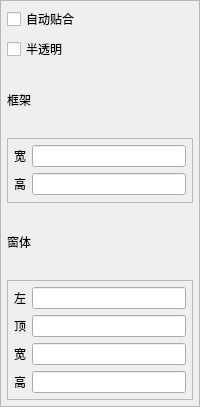
<?xml version="1.0" encoding="UTF-8"?>
<ui version="4.0">
 <class>PreviewPropertyWidget</class>
 <widget class="QWidget" name="PreviewPropertyWidget">
  <property name="geometry">
   <rect>
    <x>0</x>
    <y>0</y>
    <width>200</width>
    <height>407</height>
   </rect>
  </property>
  <property name="maximumSize">
   <size>
    <width>240</width>
    <height>16777215</height>
   </size>
  </property>
  <property name="windowTitle">
   <string>Form</string>
  </property>
  <layout class="QVBoxLayout" name="verticalLayout_3">
   <property name="leftMargin">
    <number>0</number>
   </property>
   <property name="topMargin">
    <number>0</number>
   </property>
   <property name="rightMargin">
    <number>0</number>
   </property>
   <property name="bottomMargin">
    <number>0</number>
   </property>
   <item>
    <widget class="QFrame" name="frame">
     <property name="frameShape">
      <enum>QFrame::StyledPanel</enum>
     </property>
     <property name="frameShadow">
      <enum>QFrame::Raised</enum>
     </property>
     <layout class="QVBoxLayout" name="verticalLayout_4">
      <property name="leftMargin">
       <number>6</number>
      </property>
      <property name="topMargin">
       <number>6</number>
      </property>
      <property name="rightMargin">
       <number>6</number>
      </property>
      <property name="bottomMargin">
       <number>6</number>
      </property>
      <item>
       <widget class="QCheckBox" name="checkBoxAutoJoin">
        <property name="text">
         <string>自动贴合</string>
        </property>
       </widget>
      </item>
      <item>
       <widget class="QCheckBox" name="checkBoxTransparent">
        <property name="text">
         <string>半透明</string>
        </property>
       </widget>
      </item>
      <item>
       <widget class="QLabel" name="label_7">
        <property name="text">
         <string>框架</string>
        </property>
       </widget>
      </item>
      <item>
       <widget class="QFrame" name="frame_3">
        <property name="frameShape">
         <enum>QFrame::StyledPanel</enum>
        </property>
        <property name="frameShadow">
         <enum>QFrame::Raised</enum>
        </property>
        <layout class="QVBoxLayout" name="verticalLayout">
         <property name="leftMargin">
          <number>6</number>
         </property>
         <property name="topMargin">
          <number>6</number>
         </property>
         <property name="rightMargin">
          <number>6</number>
         </property>
         <property name="bottomMargin">
          <number>6</number>
         </property>
         <item>
          <layout class="QHBoxLayout" name="horizontalLayout">
           <item>
            <widget class="QLabel" name="label_6">
             <property name="text">
              <string>宽</string>
             </property>
            </widget>
           </item>
           <item>
            <widget class="QLineEdit" name="lineEditFrameWidth"/>
           </item>
          </layout>
         </item>
         <item>
          <layout class="QHBoxLayout" name="horizontalLayout_2">
           <item>
            <widget class="QLabel" name="label_5">
             <property name="text">
              <string>高</string>
             </property>
            </widget>
           </item>
           <item>
            <widget class="QLineEdit" name="lineEditFrameHeight"/>
           </item>
          </layout>
         </item>
        </layout>
       </widget>
      </item>
      <item>
       <widget class="QLabel" name="label_8">
        <property name="text">
         <string>窗体</string>
        </property>
       </widget>
      </item>
      <item>
       <widget class="QFrame" name="frame_2">
        <property name="frameShape">
         <enum>QFrame::StyledPanel</enum>
        </property>
        <property name="frameShadow">
         <enum>QFrame::Raised</enum>
        </property>
        <layout class="QVBoxLayout" name="verticalLayout_2">
         <property name="leftMargin">
          <number>6</number>
         </property>
         <property name="topMargin">
          <number>6</number>
         </property>
         <property name="rightMargin">
          <number>6</number>
         </property>
         <property name="bottomMargin">
          <number>6</number>
         </property>
         <item>
          <layout class="QHBoxLayout" name="horizontalLayout_3">
           <item>
            <widget class="QLabel" name="label">
             <property name="text">
              <string>左</string>
             </property>
            </widget>
           </item>
           <item>
            <widget class="QLineEdit" name="lineEditLeft"/>
           </item>
          </layout>
         </item>
         <item>
          <layout class="QHBoxLayout" name="horizontalLayout_4">
           <item>
            <widget class="QLabel" name="label_2">
             <property name="text">
              <string>顶</string>
             </property>
            </widget>
           </item>
           <item>
            <widget class="QLineEdit" name="lineEditTop"/>
           </item>
          </layout>
         </item>
         <item>
          <layout class="QHBoxLayout" name="horizontalLayout_5">
           <item>
            <widget class="QLabel" name="label_3">
             <property name="text">
              <string>宽</string>
             </property>
            </widget>
           </item>
           <item>
            <widget class="QLineEdit" name="lineEditWidth"/>
           </item>
          </layout>
         </item>
         <item>
          <layout class="QHBoxLayout" name="horizontalLayout_6">
           <item>
            <widget class="QLabel" name="label_4">
             <property name="text">
              <string>高</string>
             </property>
            </widget>
           </item>
           <item>
            <widget class="QLineEdit" name="lineEditHeight"/>
           </item>
          </layout>
         </item>
        </layout>
       </widget>
      </item>
     </layout>
    </widget>
   </item>
  </layout>
 </widget>
 <resources/>
 <connections/>
</ui>
